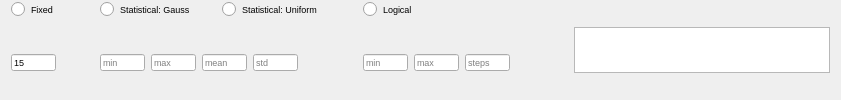
              <widget class="QFrame" name="frame_25">
               <property name="frameShape">
                <enum>QFrame::NoFrame</enum>
               </property>
               <property name="frameShadow">
                <enum>QFrame::Plain</enum>
               </property>
               <layout class="QHBoxLayout" name="horizontalLayout_17">
                <property name="topMargin">
                 <number>0</number>
                </property>
                <property name="bottomMargin">
                 <number>0</number>
                </property>
                <item>
                 <widget class="QFrame" name="frame_26">
                  <property name="frameShape">
                   <enum>QFrame::NoFrame</enum>
                  </property>
                  <property name="frameShadow">
                   <enum>QFrame::Plain</enum>
                  </property>
                  <layout class="QGridLayout" name="gridLayout_11">
                   <property name="leftMargin">
                    <number>0</number>
                   </property>
                   <property name="topMargin">
                    <number>0</number>
                   </property>
                   <property name="bottomMargin">
                    <number>0</number>
                   </property>
                   <item row="0" column="3">
                    <widget class="QRadioButton" name="radio_log_car">
                     <property name="font">
                      <font>
                       <pointsize>7</pointsize>
                      </font>
                     </property>
                     <property name="text">
                      <string>Logical</string>
                     </property>
                     <attribute name="buttonGroup">
                      <string notr="true">buttonGroup_4</string>
                     </attribute>
                    </widget>
                   </item>
                   <item row="0" column="0">
                    <widget class="QRadioButton" name="radio_fix_car">
                     <property name="font">
                      <font>
                       <pointsize>7</pointsize>
                      </font>
                     </property>
                     <property name="text">
                      <string>Fixed</string>
                     </property>
                     <property name="iconSize">
                      <size>
                       <width>12</width>
                       <height>12</height>
                      </size>
                     </property>
                     <attribute name="buttonGroup">
                      <string notr="true">buttonGroup_4</string>
                     </attribute>
                    </widget>
                   </item>
                   <item row="1" column="4">
                    <spacer name="horizontalSpacer_22">
                     <property name="orientation">
                      <enum>Qt::Horizontal</enum>
                     </property>
                     <property name="sizeHint" stdset="0">
                      <size>
                       <width>40</width>
                       <height>20</height>
                      </size>
                     </property>
                    </spacer>
                   </item>
                   <item row="1" column="0">
                    <widget class="QFrame" name="frame_27">
                     <property name="frameShape">
                      <enum>QFrame::NoFrame</enum>
                     </property>
                     <property name="frameShadow">
                      <enum>QFrame::Plain</enum>
                     </property>
                     <layout class="QHBoxLayout" name="horizontalLayout_18">
                      <property name="leftMargin">
                       <number>0</number>
                      </property>
                      <property name="topMargin">
                       <number>0</number>
                      </property>
                      <property name="bottomMargin">
                       <number>0</number>
                      </property>
                      <item>
                       <widget class="QLineEdit" name="txt_fix_car">
                        <property name="maximumSize">
                         <size>
                          <width>45</width>
                          <height>17</height>
                         </size>
                        </property>
                        <property name="font">
                         <font>
                          <pointsize>7</pointsize>
                         </font>
                        </property>
                        <property name="text">
                         <string>15</string>
                        </property>
                        <property name="placeholderText">
                         <string>value</string>
                        </property>
                       </widget>
                      </item>
                      <item>
                       <spacer name="horizontalSpacer_23">
                        <property name="orientation">
                         <enum>Qt::Horizontal</enum>
                        </property>
                        <property name="sizeType">
                         <enum>QSizePolicy::Maximum</enum>
                        </property>
                        <property name="sizeHint" stdset="0">
                         <size>
                          <width>20</width>
                          <height>20</height>
                         </size>
                        </property>
                       </spacer>
                      </item>
                     </layout>
                    </widget>
                   </item>
                   <item row="1" column="3">
                    <widget class="QFrame" name="frame_28">
                     <property name="frameShape">
                      <enum>QFrame::NoFrame</enum>
                     </property>
                     <property name="frameShadow">
                      <enum>QFrame::Plain</enum>
                     </property>
                     <layout class="QHBoxLayout" name="horizontalLayout_19">
                      <property name="leftMargin">
                       <number>0</number>
                      </property>
                      <property name="topMargin">
                       <number>0</number>
                      </property>
                      <property name="bottomMargin">
                       <number>0</number>
                      </property>
                      <item>
                       <widget class="QLineEdit" name="txt_log_min_car">
                        <property name="maximumSize">
                         <size>
                          <width>45</width>
                          <height>17</height>
                         </size>
                        </property>
                        <property name="font">
                         <font>
                          <pointsize>7</pointsize>
                         </font>
                        </property>
                        <property name="placeholderText">
                         <string>min</string>
                        </property>
                       </widget>
                      </item>
                      <item>
                       <widget class="QLineEdit" name="txt_log_max_car">
                        <property name="maximumSize">
                         <size>
                          <width>45</width>
                          <height>17</height>
                         </size>
                        </property>
                        <property name="font">
                         <font>
                          <pointsize>7</pointsize>
                         </font>
                        </property>
                        <property name="placeholderText">
                         <string>max</string>
                        </property>
                       </widget>
                      </item>
                      <item>
                       <widget class="QLineEdit" name="txt_log_steps_car">
                        <property name="maximumSize">
                         <size>
                          <width>45</width>
                          <height>17</height>
                         </size>
                        </property>
                        <property name="font">
                         <font>
                          <pointsize>7</pointsize>
                         </font>
                        </property>
                        <property name="placeholderText">
                         <string>steps</string>
                        </property>
                       </widget>
                      </item>
                     </layout>
                    </widget>
                   </item>
                   <item row="0" column="1">
                    <widget class="QFrame" name="frame_bla">
                     <property name="frameShape">
                      <enum>QFrame::NoFrame</enum>
                     </property>
                     <property name="frameShadow">
                      <enum>QFrame::Plain</enum>
                     </property>
                     <layout class="QHBoxLayout" name="horizontalLayout_20">
                      <property name="topMargin">
                       <number>0</number>
                      </property>
                      <property name="bottomMargin">
                       <number>0</number>
                      </property>
                      <item>
                       <widget class="QRadioButton" name="radio_gauss_car">
                        <property name="font">
                         <font>
                          <pointsize>7</pointsize>
                         </font>
                        </property>
                        <property name="text">
                         <string>Statistical: Gauss</string>
                        </property>
                        <attribute name="buttonGroup">
                         <string notr="true">buttonGroup_4</string>
                        </attribute>
                       </widget>
                      </item>
                      <item>
                       <widget class="QRadioButton" name="radio_uni_car">
                        <property name="font">
                         <font>
                          <pointsize>7</pointsize>
                         </font>
                        </property>
                        <property name="text">
                         <string>Statistical: Uniform</string>
                        </property>
                        <attribute name="buttonGroup">
                         <string notr="true">buttonGroup_4</string>
                        </attribute>
                       </widget>
                      </item>
                      <item>
                       <spacer name="horizontalSpacer_24">
                        <property name="orientation">
                         <enum>Qt::Horizontal</enum>
                        </property>
                        <property name="sizeType">
                         <enum>QSizePolicy::Maximum</enum>
                        </property>
                        <property name="sizeHint" stdset="0">
                         <size>
                          <width>10</width>
                          <height>20</height>
                         </size>
                        </property>
                       </spacer>
                      </item>
                     </layout>
                    </widget>
                   </item>
                   <item row="1" column="1">
                    <widget class="QFrame" name="frame_30">
                     <property name="frameShape">
                      <enum>QFrame::NoFrame</enum>
                     </property>
                     <property name="frameShadow">
                      <enum>QFrame::Plain</enum>
                     </property>
                     <layout class="QGridLayout" name="gridLayout_12">
                      <property name="leftMargin">
                       <number>9</number>
                      </property>
                      <property name="topMargin">
                       <number>0</number>
                      </property>
                      <property name="bottomMargin">
                       <number>0</number>
                      </property>
                      <item row="0" column="0">
                       <widget class="QLineEdit" name="txt_gauss_min_car">
                        <property name="maximumSize">
                         <size>
                          <width>45</width>
                          <height>17</height>
                         </size>
                        </property>
                        <property name="font">
                         <font>
                          <pointsize>7</pointsize>
                         </font>
                        </property>
                        <property name="placeholderText">
                         <string>min</string>
                        </property>
                       </widget>
                      </item>
                      <item row="0" column="1">
                       <widget class="QLineEdit" name="txt_gauss_max_car">
                        <property name="maximumSize">
                         <size>
                          <width>45</width>
                          <height>17</height>
                         </size>
                        </property>
                        <property name="font">
                         <font>
                          <pointsize>7</pointsize>
                         </font>
                        </property>
                        <property name="placeholderText">
                         <string>max</string>
                        </property>
                       </widget>
                      </item>
                      <item row="0" column="3">
                       <widget class="QLineEdit" name="txt_gauss_std_car">
                        <property name="maximumSize">
                         <size>
                          <width>45</width>
                          <height>17</height>
                         </size>
                        </property>
                        <property name="font">
                         <font>
                          <pointsize>7</pointsize>
                         </font>
                        </property>
                        <property name="placeholderText">
                         <string>std</string>
                        </property>
                       </widget>
                      </item>
                      <item row="0" column="2">
                       <widget class="QLineEdit" name="txt_gauss_mean_car">
                        <property name="maximumSize">
                         <size>
                          <width>45</width>
                          <height>17</height>
                         </size>
                        </property>
                        <property name="font">
                         <font>
                          <pointsize>7</pointsize>
                         </font>
                        </property>
                        <property name="placeholderText">
                         <string>mean</string>
                        </property>
                       </widget>
                      </item>
                      <item row="0" column="4">
                       <spacer name="horizontalSpacer_25">
                        <property name="orientation">
                         <enum>Qt::Horizontal</enum>
                        </property>
                        <property name="sizeType">
                         <enum>QSizePolicy::Maximum</enum>
                        </property>
                        <property name="sizeHint" stdset="0">
                         <size>
                          <width>50</width>
                          <height>20</height>
                         </size>
                        </property>
                       </spacer>
                      </item>
                     </layout>
                    </widget>
                   </item>
                  </layout>
                 </widget>
                </item>
                <item>
                 <widget class="PlotWidget" name="viewCar">
                  <property name="sizePolicy">
                   <sizepolicy hsizetype="Expanding" vsizetype="Fixed">
                    <horstretch>0</horstretch>
                    <verstretch>0</verstretch>
                   </sizepolicy>
                  </property>
                  <property name="maximumSize">
                   <size>
                    <width>16777215</width>
                    <height>46</height>
                   </size>
                  </property>
                  <property name="styleSheet">
                   <string notr="true">border-right-color: rgb(255, 255, 127);</string>
                  </property>
                 </widget>
                </item>
               </layout>
              </widget>
